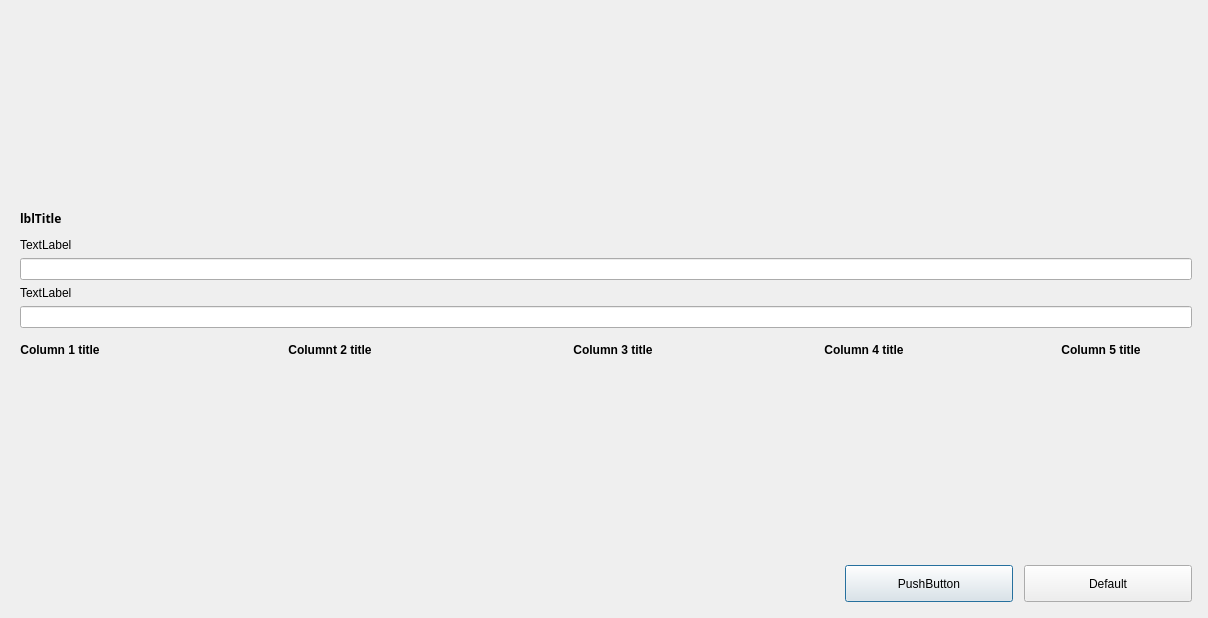
<?xml version="1.0" encoding="UTF-8"?>
<ui version="4.0">
 <class>Dialog</class>
 <widget class="QDialog" name="Dialog">
  <property name="windowModality">
   <enum>Qt::WindowModal</enum>
  </property>
  <property name="geometry">
   <rect>
    <x>0</x>
    <y>0</y>
    <width>1208</width>
    <height>618</height>
   </rect>
  </property>
  <property name="sizePolicy">
   <sizepolicy hsizetype="Fixed" vsizetype="Fixed">
    <horstretch>0</horstretch>
    <verstretch>0</verstretch>
   </sizepolicy>
  </property>
  <property name="minimumSize">
   <size>
    <width>1024</width>
    <height>480</height>
   </size>
  </property>
  <property name="windowTitle">
   <string>Dialog</string>
  </property>
  <property name="autoFillBackground">
   <bool>false</bool>
  </property>
  <property name="modal">
   <bool>true</bool>
  </property>
  <layout class="QVBoxLayout" name="verticalLayout_2">
   <item>
    <widget class="QFrame" name="frContainer">
     <property name="sizePolicy">
      <sizepolicy hsizetype="Fixed" vsizetype="Fixed">
       <horstretch>0</horstretch>
       <verstretch>0</verstretch>
      </sizepolicy>
     </property>
     <property name="minimumSize">
      <size>
       <width>1190</width>
       <height>600</height>
      </size>
     </property>
     <property name="mouseTracking">
      <bool>false</bool>
     </property>
     <property name="frameShape">
      <enum>QFrame::NoFrame</enum>
     </property>
     <property name="frameShadow">
      <enum>QFrame::Raised</enum>
     </property>
     <layout class="QVBoxLayout" name="verticalLayout">
      <item>
       <spacer name="verticalSpacer">
        <property name="orientation">
         <enum>Qt::Vertical</enum>
        </property>
        <property name="sizeHint" stdset="0">
         <size>
          <width>20</width>
          <height>8</height>
         </size>
        </property>
       </spacer>
      </item>
      <item>
       <layout class="QHBoxLayout" name="DialogTitle">
        <property name="bottomMargin">
         <number>5</number>
        </property>
        <item>
         <widget class="QLabel" name="lblTitle">
          <property name="sizePolicy">
           <sizepolicy hsizetype="Preferred" vsizetype="Preferred">
            <horstretch>0</horstretch>
            <verstretch>0</verstretch>
           </sizepolicy>
          </property>
          <property name="maximumSize">
           <size>
            <width>16777215</width>
            <height>45</height>
           </size>
          </property>
          <property name="font">
           <font>
            <family>Century Gothic</family>
            <weight>75</weight>
            <bold>true</bold>
           </font>
          </property>
          <property name="text">
           <string>lblTitle</string>
          </property>
         </widget>
        </item>
       </layout>
      </item>
      <item>
       <layout class="QGridLayout" name="gridLayout_2">
        <item row="1" column="0">
         <widget class="QLineEdit" name="txtOIB">
          <property name="minimumSize">
           <size>
            <width>250</width>
            <height>0</height>
           </size>
          </property>
         </widget>
        </item>
        <item row="0" column="0">
         <widget class="QLabel" name="lblOIB">
          <property name="text">
           <string>TextLabel</string>
          </property>
         </widget>
        </item>
       </layout>
      </item>
      <item>
       <layout class="QGridLayout" name="gridLayout_3">
        <item row="1" column="0">
         <widget class="QLineEdit" name="txtName">
          <property name="minimumSize">
           <size>
            <width>250</width>
            <height>0</height>
           </size>
          </property>
         </widget>
        </item>
        <item row="0" column="0">
         <widget class="QLabel" name="lblName">
          <property name="text">
           <string>TextLabel</string>
          </property>
         </widget>
        </item>
       </layout>
      </item>
      <item>
       <spacer name="ContentBottomSpacer_2">
        <property name="orientation">
         <enum>Qt::Vertical</enum>
        </property>
        <property name="sizeType">
         <enum>QSizePolicy::Fixed</enum>
        </property>
        <property name="sizeHint" stdset="0">
         <size>
          <width>20</width>
          <height>9</height>
         </size>
        </property>
       </spacer>
      </item>
      <item>
       <layout class="QGridLayout" name="gridLayout">
        <item row="0" column="3">
         <spacer name="horizontalSpacer">
          <property name="orientation">
           <enum>Qt::Horizontal</enum>
          </property>
          <property name="sizeType">
           <enum>QSizePolicy::Fixed</enum>
          </property>
          <property name="sizeHint" stdset="0">
           <size>
            <width>50</width>
            <height>20</height>
           </size>
          </property>
         </spacer>
        </item>
        <item row="0" column="5">
         <spacer name="horizontalSpacer_4">
          <property name="orientation">
           <enum>Qt::Horizontal</enum>
          </property>
          <property name="sizeType">
           <enum>QSizePolicy::Fixed</enum>
          </property>
          <property name="sizeHint" stdset="0">
           <size>
            <width>50</width>
            <height>20</height>
           </size>
          </property>
         </spacer>
        </item>
        <item row="1" column="0" colspan="7">
         <widget class="QFrame" name="lstData">
          <property name="minimumSize">
           <size>
            <width>1170</width>
            <height>0</height>
           </size>
          </property>
          <property name="styleSheet">
           <string notr="true">font: 8pt &quot;Courier New&quot;;</string>
          </property>
          <property name="frameShape">
           <enum>QFrame::NoFrame</enum>
          </property>
          <property name="frameShadow">
           <enum>QFrame::Raised</enum>
          </property>
         </widget>
        </item>
        <item row="0" column="8">
         <widget class="QLabel" name="lblCountry">
          <property name="minimumSize">
           <size>
            <width>256</width>
            <height>0</height>
           </size>
          </property>
          <property name="styleSheet">
           <string>font-weight: bold;</string>
          </property>
          <property name="frameShape">
           <enum>QFrame::NoFrame</enum>
          </property>
          <property name="text">
           <string>Column 5 title</string>
          </property>
          <property name="alignment">
           <set>Qt::AlignHCenter|Qt::AlignTop</set>
          </property>
         </widget>
        </item>
        <item row="0" column="7">
         <spacer name="horizontalSpacer_5">
          <property name="orientation">
           <enum>Qt::Horizontal</enum>
          </property>
          <property name="sizeType">
           <enum>QSizePolicy::Fixed</enum>
          </property>
          <property name="sizeHint" stdset="0">
           <size>
            <width>10</width>
            <height>20</height>
           </size>
          </property>
         </spacer>
        </item>
        <item row="0" column="4">
         <widget class="QLabel" name="lblAddress">
          <property name="minimumSize">
           <size>
            <width>320</width>
            <height>0</height>
           </size>
          </property>
          <property name="styleSheet">
           <string>font-weight: bold;</string>
          </property>
          <property name="frameShape">
           <enum>QFrame::NoFrame</enum>
          </property>
          <property name="text">
           <string>Column 3 title</string>
          </property>
          <property name="alignment">
           <set>Qt::AlignHCenter|Qt::AlignTop</set>
          </property>
         </widget>
        </item>
        <item row="0" column="1">
         <spacer name="horizontalSpacer_2">
          <property name="orientation">
           <enum>Qt::Horizontal</enum>
          </property>
          <property name="sizeType">
           <enum>QSizePolicy::Fixed</enum>
          </property>
          <property name="sizeHint" stdset="0">
           <size>
            <width>50</width>
            <height>20</height>
           </size>
          </property>
         </spacer>
        </item>
        <item row="0" column="2">
         <widget class="QLabel" name="lblCompanyName">
          <property name="minimumSize">
           <size>
            <width>320</width>
            <height>0</height>
           </size>
          </property>
          <property name="styleSheet">
           <string>font-weight: bold;</string>
          </property>
          <property name="frameShape">
           <enum>QFrame::NoFrame</enum>
          </property>
          <property name="text">
           <string>Columnt 2 title</string>
          </property>
          <property name="alignment">
           <set>Qt::AlignHCenter|Qt::AlignTop</set>
          </property>
         </widget>
        </item>
        <item row="0" column="0">
         <widget class="QLabel" name="lblPIB">
          <property name="minimumSize">
           <size>
            <width>80</width>
            <height>0</height>
           </size>
          </property>
          <property name="styleSheet">
           <string>font-weight: bold;</string>
          </property>
          <property name="frameShape">
           <enum>QFrame::NoFrame</enum>
          </property>
          <property name="text">
           <string>Column 1 title</string>
          </property>
          <property name="alignment">
           <set>Qt::AlignHCenter|Qt::AlignTop</set>
          </property>
         </widget>
        </item>
        <item row="0" column="6">
         <widget class="QLabel" name="lblCity">
          <property name="minimumSize">
           <size>
            <width>256</width>
            <height>0</height>
           </size>
          </property>
          <property name="styleSheet">
           <string>font-weight: bold;</string>
          </property>
          <property name="frameShape">
           <enum>QFrame::NoFrame</enum>
          </property>
          <property name="text">
           <string>Column 4 title</string>
          </property>
          <property name="alignment">
           <set>Qt::AlignHCenter|Qt::AlignTop</set>
          </property>
         </widget>
        </item>
       </layout>
      </item>
      <item>
       <spacer name="ContentBottomSpacer">
        <property name="orientation">
         <enum>Qt::Vertical</enum>
        </property>
        <property name="sizeHint" stdset="0">
         <size>
          <width>20</width>
          <height>20</height>
         </size>
        </property>
       </spacer>
      </item>
      <item>
       <layout class="QHBoxLayout" name="horizontalLayout_2">
        <item>
         <spacer name="ButtonSpacer">
          <property name="orientation">
           <enum>Qt::Horizontal</enum>
          </property>
          <property name="sizeHint" stdset="0">
           <size>
            <width>40</width>
            <height>20</height>
           </size>
          </property>
         </spacer>
        </item>
        <item>
         <widget class="QPushButton" name="btnCancel">
          <property name="minimumSize">
           <size>
            <width>168</width>
            <height>37</height>
           </size>
          </property>
          <property name="maximumSize">
           <size>
            <width>168</width>
            <height>37</height>
           </size>
          </property>
          <property name="text">
           <string>PushButton</string>
          </property>
         </widget>
        </item>
        <item>
         <spacer name="horizontalSpacer_3">
          <property name="orientation">
           <enum>Qt::Horizontal</enum>
          </property>
          <property name="sizeType">
           <enum>QSizePolicy::Fixed</enum>
          </property>
          <property name="sizeHint" stdset="0">
           <size>
            <width>5</width>
            <height>20</height>
           </size>
          </property>
         </spacer>
        </item>
        <item>
         <widget class="QPushButton" name="btnOK">
          <property name="enabled">
           <bool>true</bool>
          </property>
          <property name="minimumSize">
           <size>
            <width>168</width>
            <height>37</height>
           </size>
          </property>
          <property name="maximumSize">
           <size>
            <width>168</width>
            <height>37</height>
           </size>
          </property>
          <property name="text">
           <string>Default</string>
          </property>
          <property name="default">
           <bool>false</bool>
          </property>
         </widget>
        </item>
       </layout>
      </item>
     </layout>
    </widget>
   </item>
  </layout>
 </widget>
 <resources/>
 <connections/>
</ui>
